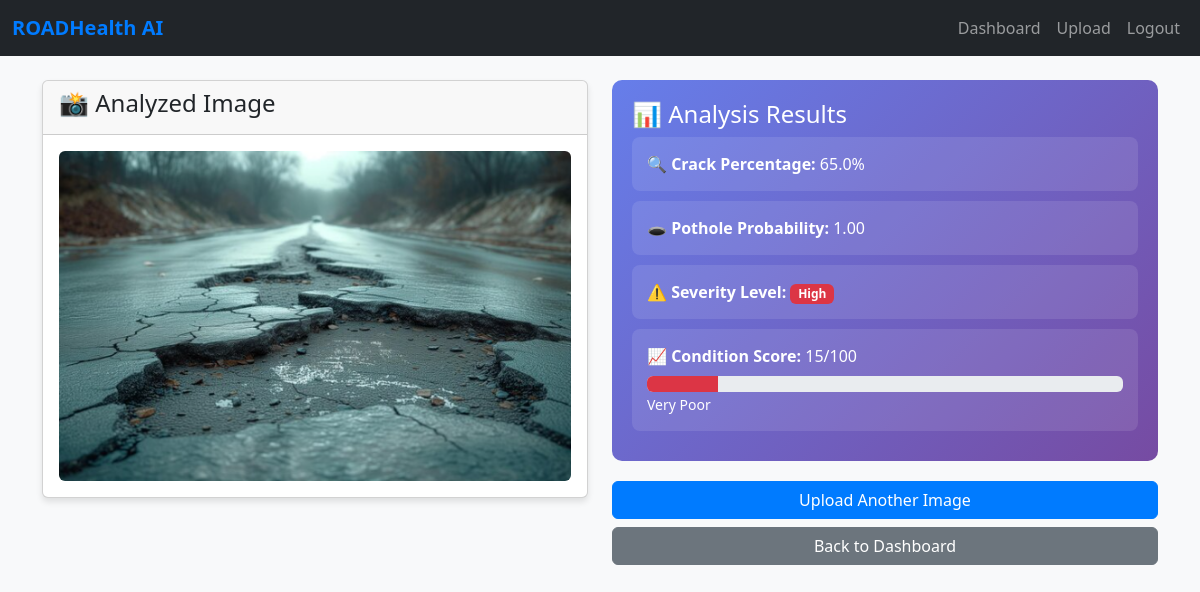
The app's page /result/2/ (signed in) with its own data.
### assessments/models.py (models this page shows, shortened)
class Assessment(models.Model):
    SEVERITY_CHOICES = [
        ('Low', 'Low'),
        ('Medium', 'Medium'),
        ('High', 'High'),
    ]
    STATUS_CHOICES = [
        ('pending', 'Pending'),
        ('analyzing', 'Analyzing'),
        ('completed', 'Completed'),
        ('failed', 'Failed'),
    ]
    user = models.ForeignKey(User, on_delete=models.CASCADE)
    image = models.ImageField(upload_to="uploads/")
    crack_percentage = models.FloatField(null=True, blank=True)
    pothole_probability = models.FloatField(null=True, blank=True)
    severity = models.CharField(max_length=20, choices=SEVERITY_CHOICES, null=True, blank=True)
    condition_score = models.IntegerField(null=True, blank=True)
    analysis_status = models.CharField(max_length=20, choices=STATUS_CHOICES, default='pending')
    created_at = models.DateTimeField(auto_now_add=True)
    updated_at = models.DateTimeField(auto_now=True)
    class Meta:
        ordering = ['-created_at']
    @property
    def condition_description(self):
        if self.condition_score is None:
            return "Not analyzed"
        elif self.condition_score >= 80:
            return "Excellent"
        elif self.condition_score >= 60:
            return "Good"
        elif self.condition_score >= 40:
            return "Fair"
        elif self.condition_score >= 20:
            return "Poor"
        else:
            return "Very Poor"

### assessments/views.py (the view)
# urls.py: path('result/<int:assessment_id>/', views.result_view, name='result'),
@login_required
def result_view(request, assessment_id):
	assessment = get_object_or_404(Assessment, id=assessment_id, user=request.user)
	return render(request, 'assessments/result.html', {'assessment': assessment})

### templates/assessments/result.html
{% extends 'base.html' %}
{% load static %}
{% block content %}
<div class="row">
  <div class="col-md-6">
    <div class="card">
      <div class="card-header">
        <h4>📸 Analyzed Image</h4>
      </div>
      <div class="card-body text-center">
        <img src="{{ assessment.image.url }}" class="img-fluid rounded" alt="uploaded road image" style="max-height: 400px;">
      </div>
    </div>
  </div>
  <div class="col-md-6">
    <div class="result-metrics">
      <h4>📊 Analysis Results</h4>
      {% if assessment.analysis_status == 'completed' %}
        <div class="metric-card">
          <strong>🔍 Crack Percentage:</strong> {{ assessment.crack_percentage|floatformat:1 }}%
        </div>
        <div class="metric-card">
          <strong>🕳️ Pothole Probability:</strong> {{ assessment.pothole_probability|floatformat:2 }}
        </div>
        <div class="metric-card">
          <strong>⚠️ Severity Level:</strong>
          <span class="badge bg-{% if assessment.severity == 'High' %}danger{% elif assessment.severity == 'Medium' %}warning{% else %}success{% endif %}">
            {{ assessment.severity }}
          </span>
        </div>
        <div class="metric-card">
          <strong>📈 Condition Score:</strong> {{ assessment.condition_score }}/100
          <div class="progress mt-2">
            <div class="progress-bar {% if assessment.condition_score >= 70 %}bg-success{% elif assessment.condition_score >= 40 %}bg-warning{% else %}bg-danger{% endif %}"
                 style="width: {{ assessment.condition_score }}%"></div>
          </div>
          <small>{{ assessment.condition_description }}</small>
        </div>
      {% elif assessment.analysis_status == 'failed' %}
        <div class="alert alert-danger">
          <strong>❌ Analysis Failed</strong><br>
          Unable to analyze the image. Please try again with a different image.
        </div>
      {% else %}
        <div class="alert alert-info">
          <strong>⏳ Analysis in Progress...</strong><br>
          Please wait while we analyze your image.
        </div>
      {% endif %}
    </div>
    <div class="d-grid gap-2">
      <a href="{% url 'upload' %}" class="btn btn-primary">Upload Another Image</a>
      <a href="{% url 'dashboard' %}" class="btn btn-secondary">Back to Dashboard</a>
    </div>
  </div>
</div>
{% endblock %}

### static/css/style.css (style rules this page uses)
body { background-color: #f8f9fa; }
.card { box-shadow: 0 4px 6px rgba(0, 0, 0, 0.1); margin-bottom: 20px; }
.btn-primary { background-color: #007bff; border-color: #007bff; }
.result-metrics { background: linear-gradient(135deg, #667eea 0%, #764ba2 100%); color: white; border-radius: 10px; padding: 20px; margin-bottom: 20px; }
.metric-card { background: rgba(255, 255, 255, 0.1); border-radius: 8px; padding: 15px; margin-bottom: 10px; }

### records on screen
Assessment: image (picture), crack_percentage "65.0", pothole_probability "1.00", severity "High", condition_score "15", condition_description "Very Poor"
